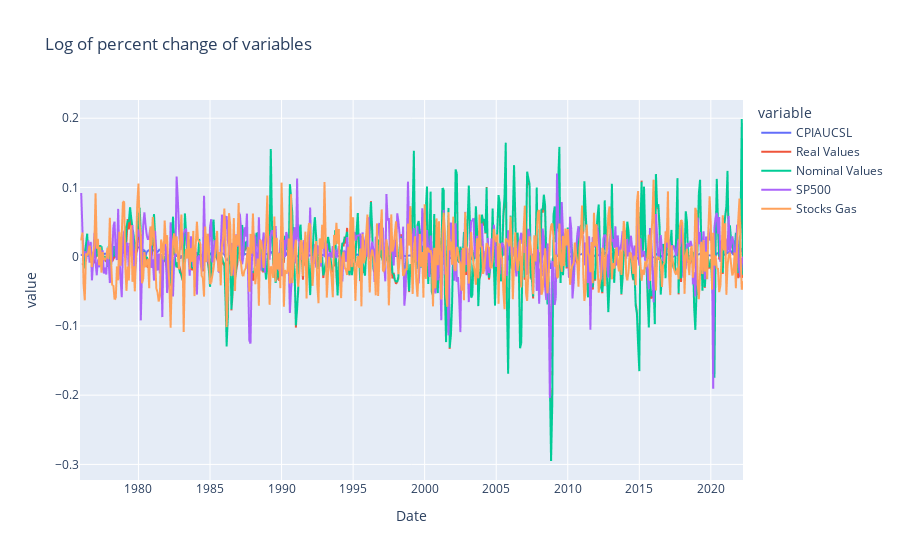

This figure's notebook cell:
### Code cell
fig = px.line(df_change.drop(columns=["Exports", "Imports", "Chevron", "Exxon"]), title='Log of percent change of variables')
fig.show()

### Figure 1 — Plotly figure (JSON) as saved in the notebook; plotly's stock layout.template omitted (floating-point values rounded to 4 significant figures; data arrays with more than 128 entries replaced by an {"elided": "..."} marker saying what was removed)
{"data": [{"hovertemplate": "variable=CPIAUCSL<br>Date=%{x}<br>value=%{y}<extra></extra>", "legendgroup": "CPIAUCSL", "line": {"color": "#636efa", "dash": "solid"}, "marker": {"symbol": "circle"}, "mode": "lines", "name": "CPIAUCSL", "showlegend": true, "type": "scattergl", "x": {"elided": "557 str values"}, "xaxis": "x", "y": {"elided": "557 float values"}, "yaxis": "y"}, {"hovertemplate": "variable=Real Values<br>Date=%{x}<br>value=%{y}<extra></extra>", "legendgroup": "Real Values", "line": {"color": "#EF553B", "dash": "solid"}, "marker": {"symbol": "circle"}, "mode": "lines", "name": "Real Values", "showlegend": true, "type": "scattergl", "x": {"elided": "557 str values"}, "xaxis": "x", "y": {"elided": "557 float values"}, "yaxis": "y"}, {"hovertemplate": "variable=Nominal Values<br>Date=%{x}<br>value=%{y}<extra></extra>", "legendgroup": "Nominal Values", "line": {"color": "#00cc96", "dash": "solid"}, "marker": {"symbol": "circle"}, "mode": "lines", "name": "Nominal Values", "showlegend": true, "type": "scattergl", "x": {"elided": "557 str values"}, "xaxis": "x", "y": {"elided": "557 float values"}, "yaxis": "y"}, {"hovertemplate": "variable=SP500<br>Date=%{x}<br>value=%{y}<extra></extra>", "legendgroup": "SP500", "line": {"color": "#ab63fa", "dash": "solid"}, "marker": {"symbol": "circle"}, "mode": "lines", "name": "SP500", "showlegend": true, "type": "scattergl", "x": {"elided": "557 str values"}, "xaxis": "x", "y": {"elided": "557 float values"}, "yaxis": "y"}, {"hovertemplate": "variable=Stocks Gas<br>Date=%{x}<br>value=%{y}<extra></extra>", "legendgroup": "Stocks Gas", "line": {"color": "#FFA15A", "dash": "solid"}, "marker": {"symbol": "circle"}, "mode": "lines", "name": "Stocks Gas", "showlegend": true, "type": "scattergl", "x": {"elided": "557 str values"}, "xaxis": "x", "y": {"elided": "557 float values"}, "yaxis": "y"}], "layout": {"legend": {"title": {"text": "variable"}, "tracegroupgap": 0}, "title": {"text": "Log of percent change of variables"}, "xaxis": {"anchor": "y", "domain": [0, 1], "title": {"text": "Date"}}, "yaxis": {"anchor": "x", "domain": [0, 1], "title": {"text": "value"}}}}
